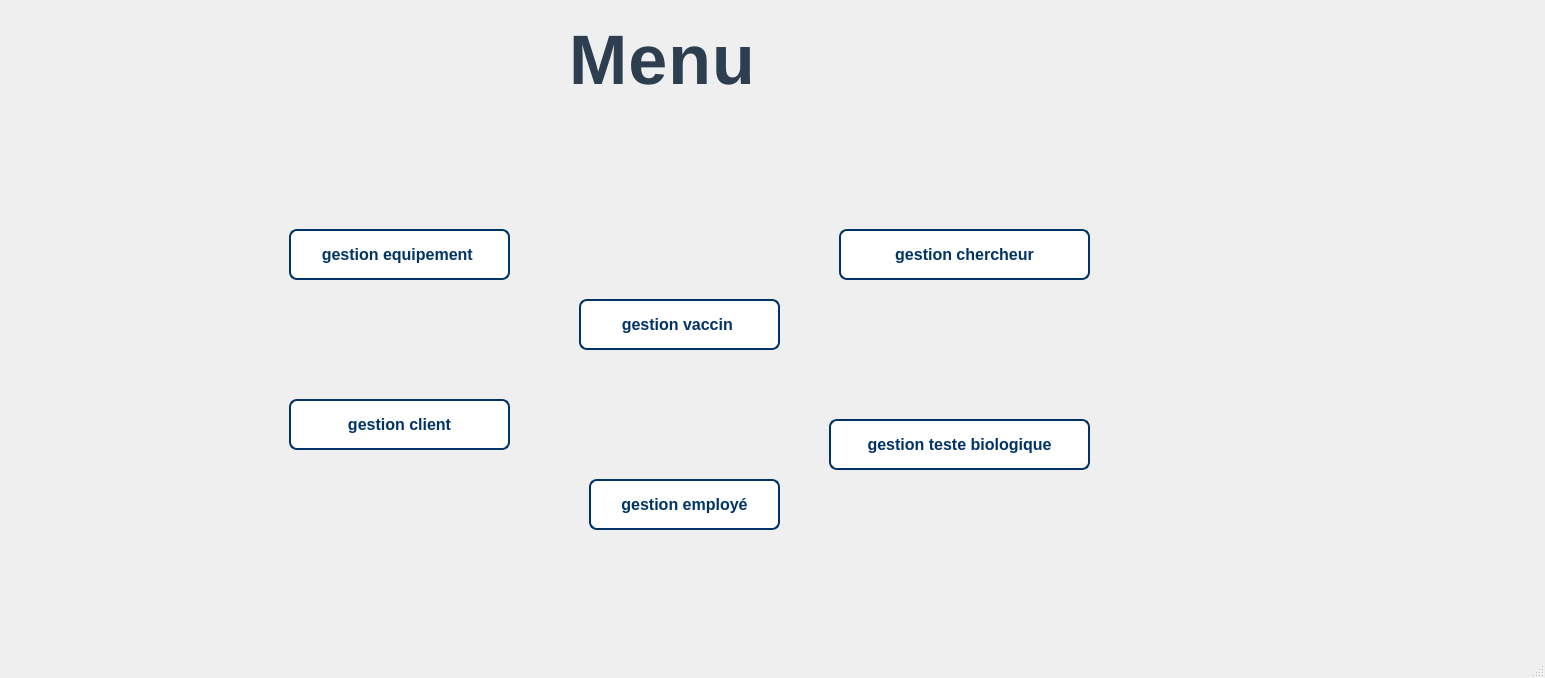
<?xml version="1.0" encoding="UTF-8"?>
<ui version="4.0">
 <class>menu</class>
 <widget class="QMainWindow" name="menu">
  <property name="geometry">
   <rect>
    <x>0</x>
    <y>0</y>
    <width>1545</width>
    <height>678</height>
   </rect>
  </property>
  <property name="windowTitle">
   <string>MainWindow</string>
  </property>
  <widget class="QWidget" name="centralwidget">
   <widget class="QStackedWidget" name="stackedWidget">
    <property name="geometry">
     <rect>
      <x>9</x>
      <y>9</y>
      <width>1411</width>
      <height>621</height>
     </rect>
    </property>
    <property name="currentIndex">
     <number>5</number>
    </property>
    <widget class="QWidget" name="pageEquipement"/>
    <widget class="QWidget" name="pageChercheur"/>
    <widget class="QWidget" name="pagevaccin"/>
    <widget class="QWidget" name="pageClient"/>
    <widget class="QWidget" name="pageteste"/>
    <widget class="QWidget" name="pageMenu">
     <widget class="QLabel" name="label">
      <property name="geometry">
       <rect>
        <x>560</x>
        <y>10</y>
        <width>221</width>
        <height>81</height>
       </rect>
      </property>
      <property name="styleSheet">
       <string notr="true">QLabel {
    color: #2C3E50;             /* Couleur bleue élégante */
    font-size: 70px;             /* Taille du texte */
    font-weight: bold;           /* Texte en gras */
    font-family: &quot;Segoe UI&quot;, sans-serif; /* Police moderne */
    letter-spacing: 1px;         /* Espacement des lettres */
    background-color: transparent; /* Fond transparent */
}
</string>
      </property>
      <property name="text">
       <string>Menu</string>
      </property>
     </widget>
     <widget class="QPushButton" name="equip">
      <property name="geometry">
       <rect>
        <x>280</x>
        <y>220</y>
        <width>221</width>
        <height>51</height>
       </rect>
      </property>
      <property name="styleSheet">
       <string notr="true">#equip {
    background-color: #ffffff; /* Fond blanc */
    color: #003366;            /* Texte bleu foncé */
    border: 2px solid #003366;
    padding: 12px 24px;
    font-size: 16px;
    font-weight: bold;
    border-radius: 8px;
    cursor: pointer;
    transition: background-color 0.3s ease;
}

#equip:hover {
    background-color: #f0f0f0; /* Survol gris clair */
}

#equip:active {
    background-color: #e0e0e0; /* Clic gris un peu plus foncé */
}
</string>
      </property>
      <property name="text">
       <string>gestion equipement </string>
      </property>
     </widget>
     <widget class="QPushButton" name="cherch">
      <property name="geometry">
       <rect>
        <x>830</x>
        <y>220</y>
        <width>251</width>
        <height>51</height>
       </rect>
      </property>
      <property name="styleSheet">
       <string notr="true">#cherch {
    background-color: #ffffff; /* Fond blanc */
    color: #003366;            /* Texte bleu foncé */
    border: 2px solid #003366;
    padding: 12px 24px;
    font-size: 16px;
    font-weight: bold;
    border-radius: 8px;
    cursor: pointer;
    transition: background-color 0.3s ease;
}

#cherch:hover {
    background-color: #f0f0f0; /* Survol gris clair */
}

#cherch:active {
    background-color: #e0e0e0; /* Clic gris un peu plus foncé */
}
</string>
      </property>
      <property name="text">
       <string>gestion chercheur</string>
      </property>
     </widget>
     <widget class="QLabel" name="bg_2">
      <property name="geometry">
       <rect>
        <x>-10</x>
        <y>-30</y>
        <width>1671</width>
        <height>651</height>
       </rect>
      </property>
      <property name="text">
       <string/>
      </property>
      <property name="pixmap">
       <pixmap>bg.jpg</pixmap>
      </property>
     </widget>
     <widget class="QLabel" name="logo">
      <property name="geometry">
       <rect>
        <x>60</x>
        <y>0</y>
        <width>111</width>
        <height>111</height>
       </rect>
      </property>
      <property name="text">
       <string/>
      </property>
      <property name="pixmap">
       <pixmap>../application/logo1.png</pixmap>
      </property>
     </widget>
     <widget class="QPushButton" name="equip_2">
      <property name="geometry">
       <rect>
        <x>570</x>
        <y>290</y>
        <width>201</width>
        <height>51</height>
       </rect>
      </property>
      <property name="styleSheet">
       <string notr="true">#equip_2 {
    background-color: #ffffff; /* Fond blanc */
    color: #003366;            /* Texte bleu foncé */
    border: 2px solid #003366;
    padding: 12px 24px;
    font-size: 16px;
    font-weight: bold;
    border-radius: 8px;
    cursor: pointer;
    transition: background-color 0.3s ease;
}

#equip_2:hover {
    background-color: #f0f0f0; /* Survol gris clair */
}

#equip_2:active {
    background-color: #e0e0e0; /* Clic gris un peu plus foncé */
}
</string>
      </property>
      <property name="text">
       <string>gestion vaccin </string>
      </property>
     </widget>
     <widget class="QPushButton" name="equip_3">
      <property name="geometry">
       <rect>
        <x>280</x>
        <y>390</y>
        <width>221</width>
        <height>51</height>
       </rect>
      </property>
      <property name="styleSheet">
       <string notr="true">#equip_3 {
    background-color: #ffffff; /* Fond blanc */
    color: #003366;            /* Texte bleu foncé */
    border: 2px solid #003366;
    padding: 12px 24px;
    font-size: 16px;
    font-weight: bold;
    border-radius: 8px;
    cursor: pointer;
    transition: background-color 0.3s ease;
}

#equip_3:hover {
    background-color: #f0f0f0; /* Survol gris clair */
}

#equip_3:active {
    background-color: #e0e0e0; /* Clic gris un peu plus foncé */
}
</string>
      </property>
      <property name="text">
       <string>gestion client</string>
      </property>
     </widget>
     <widget class="QPushButton" name="equip_4">
      <property name="geometry">
       <rect>
        <x>580</x>
        <y>470</y>
        <width>191</width>
        <height>51</height>
       </rect>
      </property>
      <property name="styleSheet">
       <string notr="true">#equip_4 {
    background-color: #ffffff; /* Fond blanc */
    color: #003366;            /* Texte bleu foncé */
    border: 2px solid #003366;
    padding: 12px 24px;
    font-size: 16px;
    font-weight: bold;
    border-radius: 8px;
    cursor: pointer;
    transition: background-color 0.3s ease;
}

#equip_4:hover {
    background-color: #f0f0f0; /* Survol gris clair */
}

#equip_4:active {
    background-color: #e0e0e0; /* Clic gris un peu plus foncé */
}
</string>
      </property>
      <property name="text">
       <string>gestion employé</string>
      </property>
     </widget>
     <widget class="QPushButton" name="equip_5">
      <property name="geometry">
       <rect>
        <x>820</x>
        <y>410</y>
        <width>261</width>
        <height>51</height>
       </rect>
      </property>
      <property name="styleSheet">
       <string notr="true">#equip_5 {
    background-color: #ffffff; /* Fond blanc */
    color: #003366;            /* Texte bleu foncé */
    border: 2px solid #003366;
    padding: 12px 24px;
    font-size: 16px;
    font-weight: bold;
    border-radius: 8px;
    cursor: pointer;
    transition: background-color 0.3s ease;
}

#equip_5:hover {
    background-color: #f0f0f0; /* Survol gris clair */
}

#equip_5:active {
    background-color: #e0e0e0; /* Clic gris un peu plus foncé */
}
</string>
      </property>
      <property name="text">
       <string>gestion teste biologique</string>
      </property>
     </widget>
     <widget class="QLabel" name="leqq">
      <property name="geometry">
       <rect>
        <x>330</x>
        <y>80</y>
        <width>161</width>
        <height>161</height>
       </rect>
      </property>
      <property name="styleSheet">
       <string notr="true">#buttonEquip {
    background-color: #4CAF50; /* Vert doux */
    color: white;
    border: none;
    padding: 12px 24px;
    font-size: 16px;
    font-weight: bold;
    border-radius: 8px;
    cursor: pointer;
    transition: background-color 0.3s ease, transform 0.2s ease;
    box-shadow: 0 4px 6px rgba(0, 0, 0, 0.1);
}

#buttonEquip:hover {
    background-color: #45a049; /* Légèrement plus foncé au survol */
    transform: scale(1.05);
}

#buttonEquip:active {
    background-color: #3e8e41;
    transform: scale(0.98);
}
</string>
      </property>
      <property name="text">
       <string/>
      </property>
      <property name="pixmap">
       <pixmap>leq.png</pixmap>
      </property>
     </widget>
     <widget class="QLabel" name="tes">
      <property name="geometry">
       <rect>
        <x>870</x>
        <y>260</y>
        <width>161</width>
        <height>141</height>
       </rect>
      </property>
      <property name="text">
       <string/>
      </property>
      <property name="pixmap">
       <pixmap>te.png</pixmap>
      </property>
     </widget>
     <widget class="QLabel" name="vv">
      <property name="geometry">
       <rect>
        <x>610</x>
        <y>160</y>
        <width>121</width>
        <height>121</height>
       </rect>
      </property>
      <property name="text">
       <string/>
      </property>
      <property name="pixmap">
       <pixmap>vv.png</pixmap>
      </property>
     </widget>
     <widget class="QLabel" name="ee">
      <property name="geometry">
       <rect>
        <x>620</x>
        <y>350</y>
        <width>121</width>
        <height>111</height>
       </rect>
      </property>
      <property name="text">
       <string/>
      </property>
      <property name="pixmap">
       <pixmap>ee.png</pixmap>
      </property>
     </widget>
     <widget class="QLabel" name="cc">
      <property name="geometry">
       <rect>
        <x>330</x>
        <y>280</y>
        <width>121</width>
        <height>91</height>
       </rect>
      </property>
      <property name="text">
       <string/>
      </property>
      <property name="pixmap">
       <pixmap>cc.png</pixmap>
      </property>
     </widget>
     <widget class="QLabel" name="hh">
      <property name="geometry">
       <rect>
        <x>870</x>
        <y>90</y>
        <width>141</width>
        <height>111</height>
       </rect>
      </property>
      <property name="text">
       <string/>
      </property>
      <property name="pixmap">
       <pixmap>../../Downloads/hh.png</pixmap>
      </property>
     </widget>
     <zorder>bg_2</zorder>
     <zorder>label</zorder>
     <zorder>equip</zorder>
     <zorder>cherch</zorder>
     <zorder>logo</zorder>
     <zorder>equip_2</zorder>
     <zorder>equip_3</zorder>
     <zorder>equip_4</zorder>
     <zorder>equip_5</zorder>
     <zorder>leqq</zorder>
     <zorder>tes</zorder>
     <zorder>vv</zorder>
     <zorder>ee</zorder>
     <zorder>cc</zorder>
     <zorder>hh</zorder>
    </widget>
    <widget class="QWidget" name="page_3"/>
   </widget>
  </widget>
  <widget class="QMenuBar" name="menubar">
   <property name="geometry">
    <rect>
     <x>0</x>
     <y>0</y>
     <width>1545</width>
     <height>26</height>
    </rect>
   </property>
  </widget>
  <widget class="QStatusBar" name="statusbar"/>
 </widget>
 <resources/>
 <connections/>
</ui>
